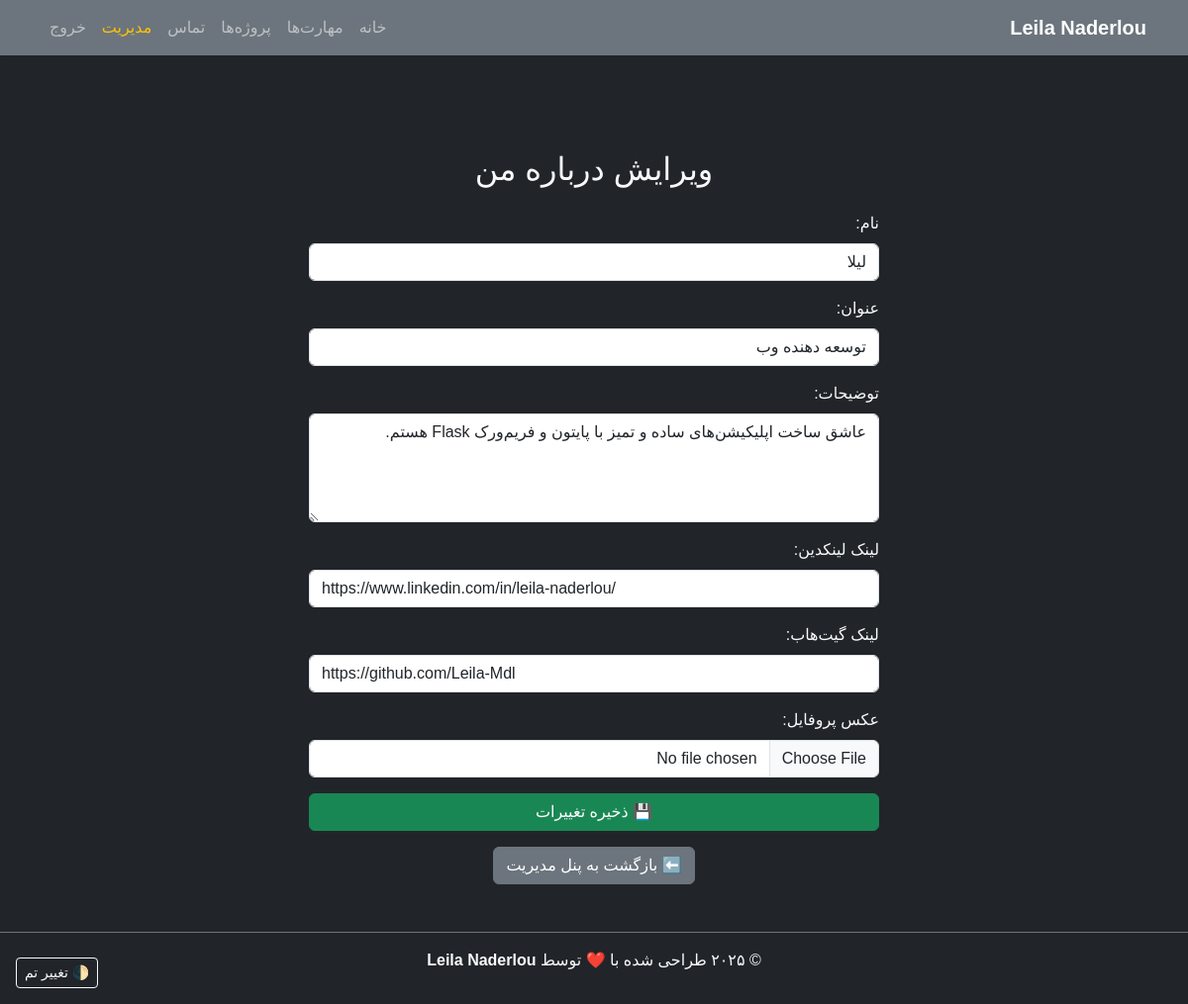
The app's page /edit_about (signed in) with its own data.
### app.py (models this page shows)
class About(db.Model):
    id = db.Column(db.Integer, primary_key=True)
    name = db.Column(db.String(100))
    title = db.Column(db.String(150))
    description = db.Column(db.Text)
    profile_image = db.Column(db.String(250))
    linkedin = db.Column(db.String(250))
    github = db.Column(db.String(250))

### app.py (the view, shortened to what this page needs)
@app.route('/edit_about', methods=['GET', 'POST'])
def edit_about():
    if not session.get('admin'):
        flash("ابتدا وارد شوید ❌", "danger")
        return redirect(url_for('login'))
    about_info = About.query.first()
    return render_template('edit_about.html', about=about_info)

### templates/edit_about.html (shortened to what this page needs)
{% extends 'base.html' %}
{% block content %}
<div class="container mt-5" style="max-width: 600px;">
    <h2 class="mb-4 text-center">ویرایش درباره من</h2>
    <form method="POST" enctype="multipart/form-data">
        <div class="mb-3">
            <label class="form-label">نام:</label>
            <input type="text" class="form-control" name="name" value="{{ about.name if about else '' }}" required>
        </div>
        <div class="mb-3">
            <label class="form-label">عنوان:</label>
            <input type="text" class="form-control" name="title" value="{{ about.title if about else '' }}" required>
        </div>
        <div class="mb-3">
            <label class="form-label">توضیحات:</label>
            <textarea class="form-control" name="description" rows="4">{{ about.description if about else '' }}</textarea>
        </div>
        <div class="mb-3">
            <label class="form-label">لینک لینکدین:</label>
            <input type="url" class="form-control" name="linkedin" value="{{ about.linkedin if about else '' }}">
        </div>
        <div class="mb-3">
            <label class="form-label">لینک گیت‌هاب:</label>
            <input type="url" class="form-control" name="github" value="{{ about.github if about else '' }}">
        </div>
        <div class="mb-3">
            <label class="form-label">عکس پروفایل:</label>
            <input type="file" class="form-control" name="profile_image" accept="image/*">
        </div>
        <button type="submit" class="btn btn-success w-100 mb-3">💾 ذخیره تغییرات</button>
    </form>
    <div class="text-center">
        <a href="{{ url_for('admin') }}" class="btn btn-secondary">⬅️ بازگشت به پنل مدیریت</a>
    </div>
</div>
{% endblock %}

### static/css/style.css (style rules this page uses)
body { font-family: "Vazirmatn", sans-serif; }
a { text-decoration: none; }

### records on screen
About: name "لیلا", title "توسعه دهنده وب", description "عاشق ساخت اپلیکیشن‌های ساده و تمیز با پایتون و فریم‌ورک Flask هستم.", linkedin "https://www.linkedin.com/in/leila-naderlou/", github "https://github.com/Leila-Mdl"
